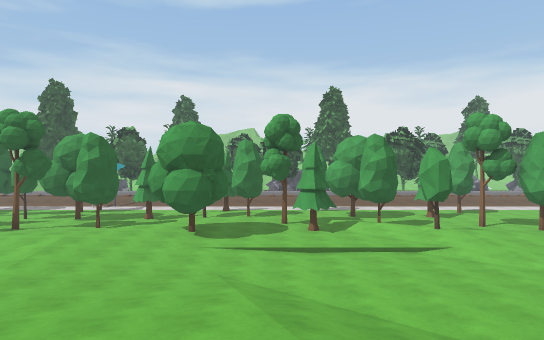
View 1 (above)

23 first-person views from a walk through a 3-D level made in the Unity game engine. The camera is 1.4 m above the floor, looks level and sees 75° across. The floor is counted in squares, 2 m on a side. Each view is taken from the middle of a square. On the plan, view 1 faces up. The plan holds only what a view shows up to about 11 squares ahead; the rest is blank. The place goes on beyond the plan. Surface patterns are stand-ins for the level's own textures.

View 2
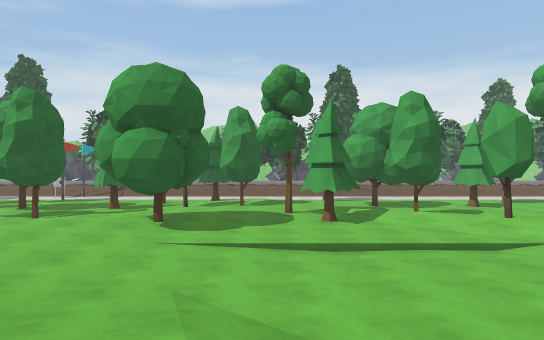

View 3
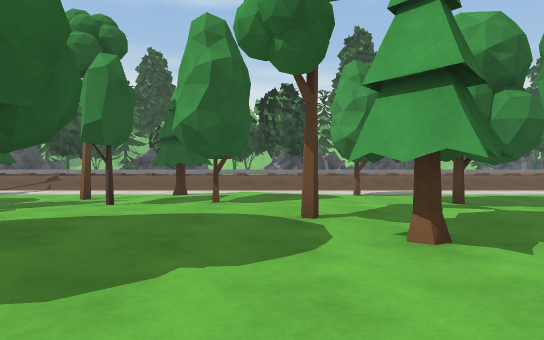

View 4
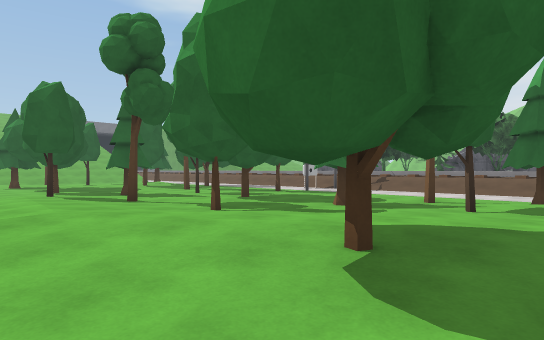

View 5
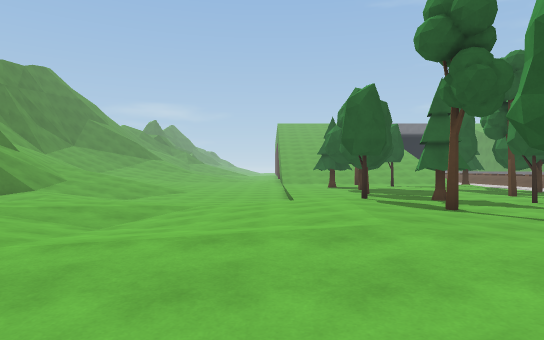

View 6
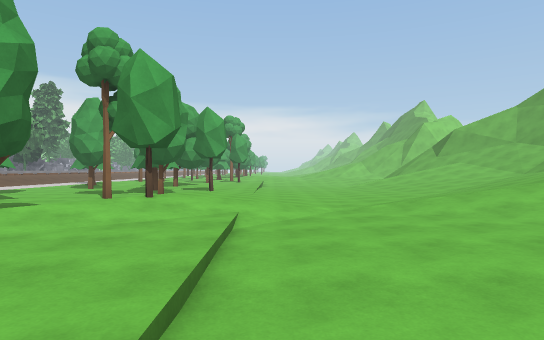

View 7
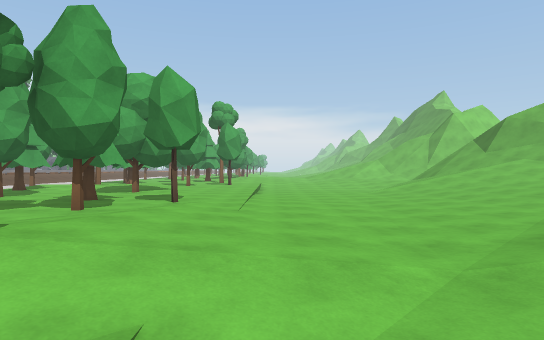

View 8
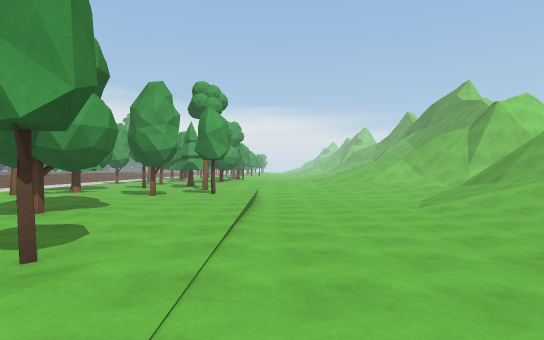

View 9
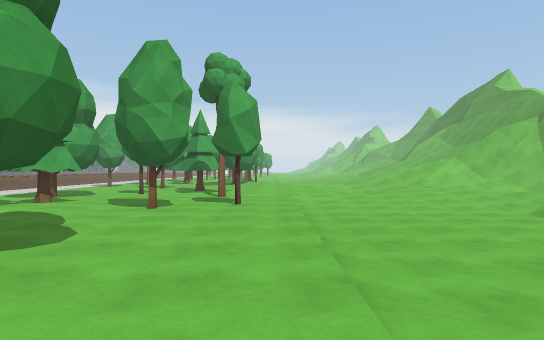

View 10
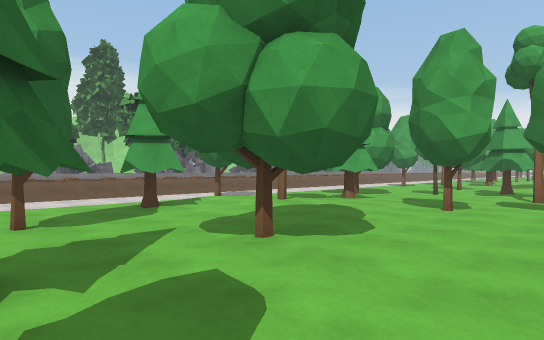

View 11
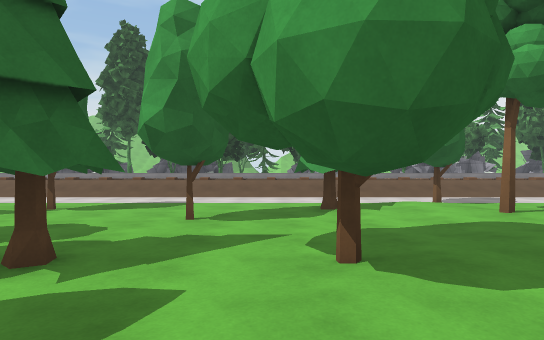

View 12
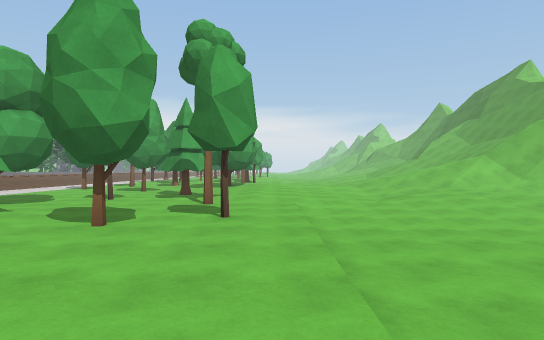

View 13
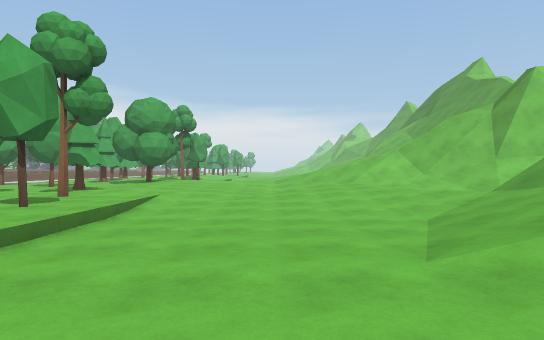

View 14
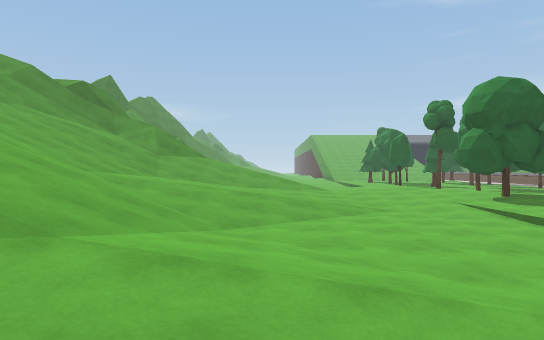

View 15
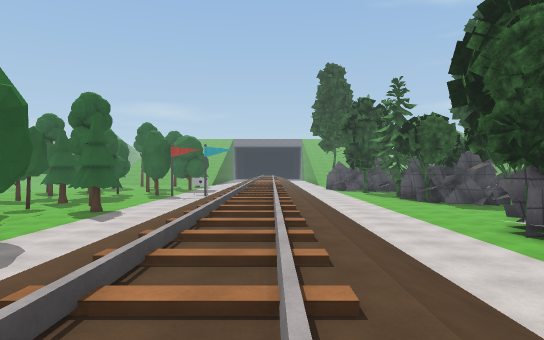

View 16
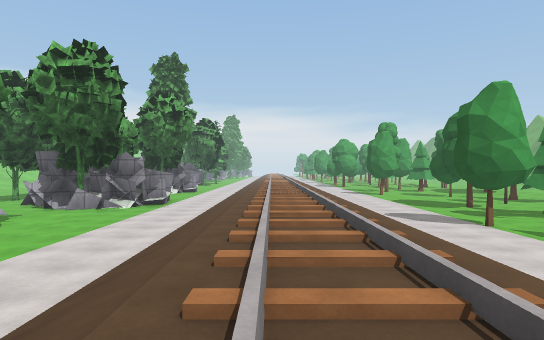

View 17
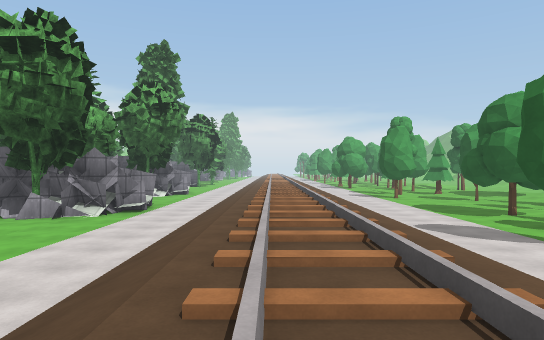

View 18
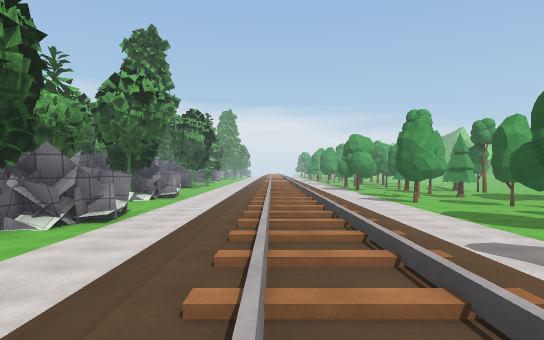

View 19
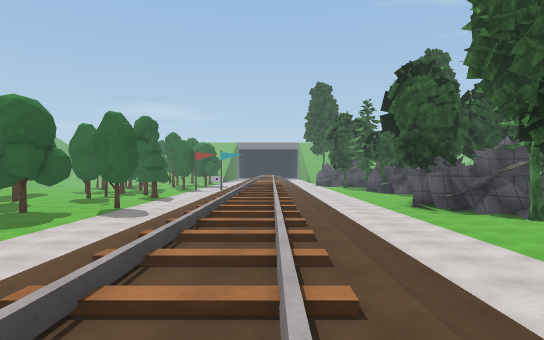

View 20
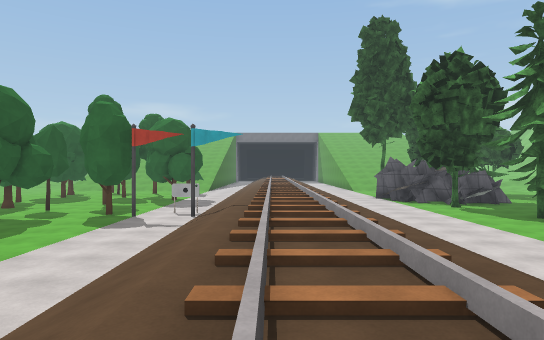

View 21
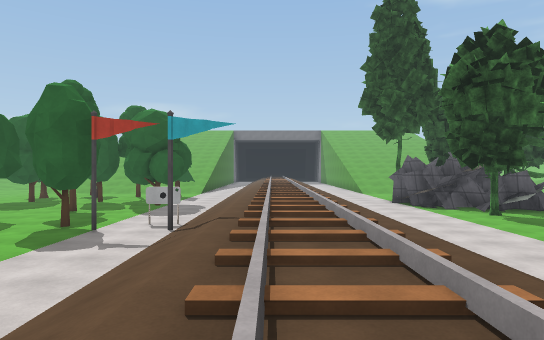

View 22
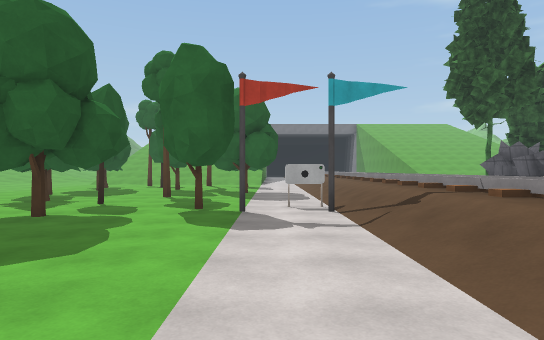

View 23
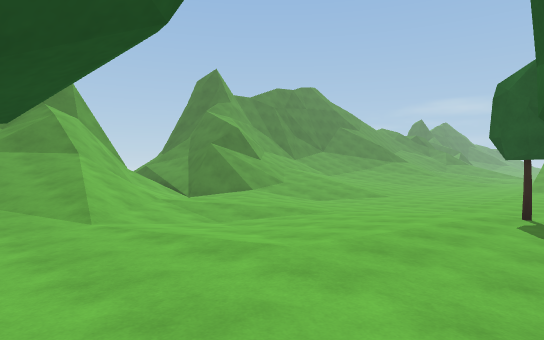

### Floor plan
Key: @ floor where view 1 was taken; # wall or solid block; . main floor; - floor 0.25 m lower than the main floor; : floor 0.5 m higher than the main floor; + floor 1 m higher than the main floor; * floor 1.25 m higher than the main floor; % floor 1.75 m higher than the main floor; / step, stairs or slope; = window, fence, low wall or low ledge; ^ raised ledge; T tree; F flag; O other object.
Columns run from 13 left of view 1 to 23 right of it. Each row starts with its distance up from view 1.
 26  ##T.T#   ...#T###..T      ...:####
 25 #^....... ............    ......##/^.
 24  ....................................
 23  ....................................
 22  ++++++++++++++++++++++++++++++++++++
 21  ////////////////////////////////////
 20 /////////////////////////////////////
 19 +++++++++++++++++++++++++++++++++++++
 18 .....F...............................
 17 .#...F...............................
 16 T....T.....T...T..........T.#T.......
 15 T........T..::.....T.T....T.:...T....
 14 O.T..#..TTT.T...TT.TT...T...T.TTT....
 13 ....T.T.T.....................T..T..O
 12 ...T.......::T..T#..T..TT.T........T.
 11 OT.T.T..T::#..TT::  .T.T.TT...T....T.
 10 ...T...:::TT..T..:T::..T......T.T....
  9 .....:::::.T......::...............::
  8 -.......:.....................-......
  7 -.......:.....................-......
  6 --............................--.....
  5 --....../::.:.....:...........--.....
  4 --...:.///:+++:..:+::.........--...:.
  3 /....:////+++++://+++:.....:+:/....:/
  2 /::. ./////****//// +++:::++++/:: ../
  1 ///  ///////%%////   *++ ++* */// .//
  0 //   /#//////@//          %%  // =//#
 -1        ////////                   /##
 -2          /////                     #
 -3          ///
 -4          //

Where each view was taken, in squares from view 1:
view 1: 0 up, 0 right, facing up
view 2: 3 up, 0 right, facing up
view 3: 8 up, 0 right, facing up
view 4: 8 up, 1 left, facing up-left
view 5: 8 up, 2 left, facing left
view 6: 8 up, 1 left, facing right
view 7: 8 up, 3 right, facing right
view 8: 8 up, 7 right, facing right
view 9: 9 up, 10 right, facing right
view 10: 9 up, 10 right, facing up-right
view 11: 9 up, 12 right, facing up
view 12: 9 up, 12 right, facing right
view 13: 6 up, 12 right, facing right
view 14: 4 up, 7 right, facing left
view 15: 21 up, 8 right, facing left
view 16: 21 up, 8 right, facing right
view 17: 21 up, 10 right, facing right
view 18: 21 up, 12 right, facing right
view 19: 21 up, 13 right, facing left
view 20: 20 up, 1 right, facing left
view 21: 20 up, 1 left, facing left
view 22: 17 up, 2 left, facing left
view 23: 11 up, 3 left, facing down-left
